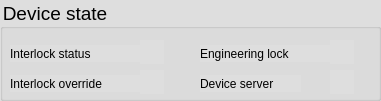
   <widget class="QGroupBox" name="groupBox_4">
    <property name="geometry">
     <rect>
      <x>360</x>
      <y>720</y>
      <width>381</width>
      <height>101</height>
     </rect>
    </property>
    <property name="font">
     <font>
      <pointsize>14</pointsize>
     </font>
    </property>
    <property name="styleSheet">
     <string notr="true">background-color: rgb(222, 222, 222);</string>
    </property>
    <property name="title">
     <string>Device state</string>
    </property>
    <widget class="QLabel" name="label_75">
     <property name="geometry">
      <rect>
       <x>10</x>
       <y>45</y>
       <width>131</width>
       <height>17</height>
      </rect>
     </property>
     <property name="text">
      <string>Interlock status</string>
     </property>
    </widget>
    <widget class="QLabel" name="label_76">
     <property name="geometry">
      <rect>
       <x>10</x>
       <y>75</y>
       <width>131</width>
       <height>17</height>
      </rect>
     </property>
     <property name="text">
      <string>Interlock override</string>
     </property>
    </widget>
    <widget class="TaurusLed" name="ledInterlock">
     <property name="geometry">
      <rect>
       <x>140</x>
       <y>40</y>
       <width>24</width>
       <height>24</height>
      </rect>
     </property>
     <property name="model">
      <string>$undulator/Interlock</string>
     </property>
    </widget>
    <widget class="TaurusLed" name="ledInterlockOverride">
     <property name="geometry">
      <rect>
       <x>140</x>
       <y>70</y>
       <width>24</width>
       <height>24</height>
      </rect>
     </property>
     <property name="model">
      <string>$opc/InterlockOverride</string>
     </property>
    </widget>
    <widget class="QLabel" name="label_77">
     <property name="geometry">
      <rect>
       <x>200</x>
       <y>45</y>
       <width>131</width>
       <height>17</height>
      </rect>
     </property>
     <property name="text">
      <string>Engineering lock</string>
     </property>
    </widget>
    <widget class="TaurusLed" name="taurusLed_28">
     <property name="geometry">
      <rect>
       <x>330</x>
       <y>40</y>
       <width>24</width>
       <height>24</height>
      </rect>
     </property>
     <property name="model">
      <string>$undulator/EngineeringLock</string>
     </property>
    </widget>
    <widget class="QLabel" name="label_79">
     <property name="geometry">
      <rect>
       <x>200</x>
       <y>75</y>
       <width>101</width>
       <height>17</height>
      </rect>
     </property>
     <property name="text">
      <string>Device server</string>
     </property>
    </widget>
    <widget class="TaurusLed" name="taurusLed_35">
     <property name="geometry">
      <rect>
       <x>330</x>
       <y>70</y>
       <width>24</width>
       <height>24</height>
      </rect>
     </property>
     <property name="model">
      <string>$undulator/State</string>
     </property>
    </widget>
   </widget>
